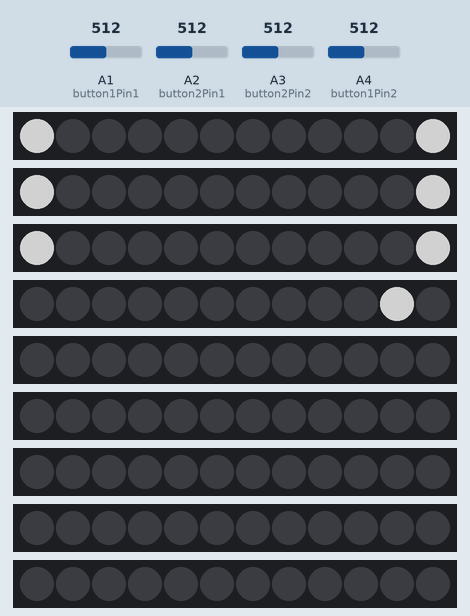
This sketch was run on a simulated Arduino Uno, built with avr-gcc and run on an emulated ATmega328P. Parts: 9 × 12 RGB LEDs in strip order, left to right. The inputs (shaded band) are chosen by the test bench; at power-on: A2 (button2Pin1) = 512, A1 (button1Pin1) = 512, A3 (button2Pin2) = 512, A4 (button1Pin2) = 512. Dim RGB values are drawn brighter than linear; random numbers use the default seed unless the sketch sets one.

Above: at 1.2 s.
1.3 s: A2 (button2Pin1) set to 740
At 1.42 s:
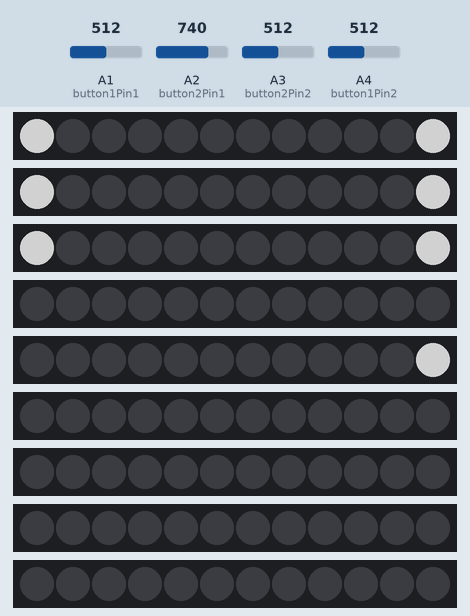
3.8 s: A2 (button2Pin1) set to 759
At 4.01 s:
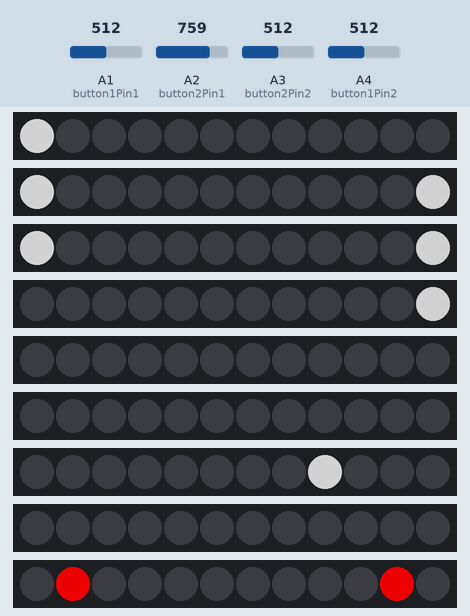
6.1 s: A1 (button1Pin1) set to 739
7.6 s: A1 (button1Pin1) set to 766
At 14.3 s:
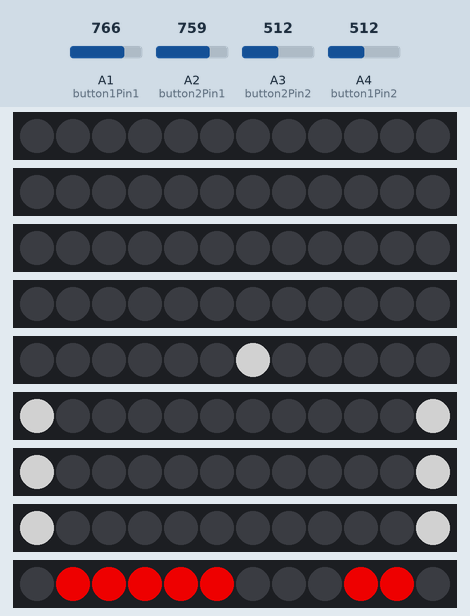
Timing chart, 0 to 15.8 s (numbered marks = the images above; inputs shaded):
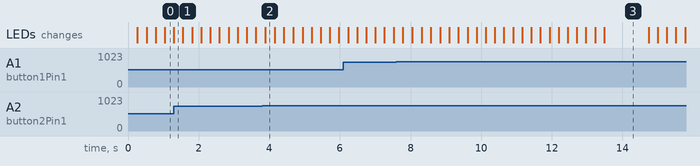

Measured:
- the behaviour switches between 749 and 750 on A2 (button2Pin1) (found by bisection; images 1 and 2)
- the behaviour switches between 749 and 750 on A1 (button1Pin1) (found by bisection; images 2 and 3)

The sketch:

tesxt.ino
```cpp
#include <Adafruit_NeoPixel.h>
#include "Button.h"
#include "Paddle.h"
#include "Renderer.h"
#include "Ball.h"
#include "LedRow.h"


//the LED pins
#define ROW1_PIN 13
#define ROW2_PIN 12
#define ROW3_PIN 11
#define ROW4_PIN 10
#define ROW5_PIN 9
#define ROW6_PIN 8
#define ROW7_PIN 7
#define ROW8_PIN 6
#define SCORE_ROW_PIN 3

#define button1Pin1 A1
#define button1Pin2 A4

#define button2Pin1 A2
#define button2Pin2 A3

//rows and columns for the matrix
#define ROWS 8
#define COL 12

//default rgb
#define R 120
#define B 120
#define G 120

#define MAX_SCORE 5

//all the buttons that will be used
Button button1(button2Pin1);
Button button2(button2Pin2);

Button button3(button1Pin1);
Button button4(button1Pin2);

//all of our rows
LedRow row1(ROW1_PIN, COL, R, B, G);
LedRow row2(ROW2_PIN, COL, R, B, G);
LedRow row3(ROW3_PIN, COL, R, B, G);
LedRow row4(ROW4_PIN, COL, R, B, G);
LedRow row5(ROW5_PIN, COL, R, B, G);
LedRow row6(ROW6_PIN, COL, R, B, G);
LedRow row7(ROW7_PIN, COL, R, B, G);
LedRow row8(ROW8_PIN, COL, R, B, G);

//score row
LedRow scoreRow(SCORE_ROW_PIN, COL, 200, 0, 0);


//array of led row object
LedRow* allLedRows[ROWS] = {&row1, &row2, &row3, &row4, &row5, &row6, &row7, &row8};


Renderer render(ROWS, COL, allLedRows); //creating the renderer

//initalizing paddles, gets given the x position it will be at
Paddle paddle1(0);
Paddle paddle2(COL - 1); //col - 1, edge of screen

//initalizing the ball
Ball ball;

void setup() {
  //starting serial communication
  Serial.begin(9600);

  //starting every button
  button1.initalize();
  button2.initalize();
  button3.initalize();
  button4.initalize();

  //main renderer initalization
  render.initialize();

  //score row initialize
  scoreRow.initialize();


}

void loop() {

  //move the paddles, based off button inputs, and display to renderer
  paddle1.movePaddle(button3.getButtonState(), button4.getButtonState(), render);
  paddle2.movePaddle(button1.getButtonState(), button2.getButtonState(), render);
  ball.tick(render, paddle1, paddle2); //tick the ball, have movement

  //score logic, putting the score the player has on screen
  int player1Score = paddle1.score;
  int player2Score = paddle2.score;

  //showing led lights for player 1
  for(int player1 = 1; player1 <= player1Score; player1++){
    scoreRow.setLed(player1, 1);
  }

  //showing led lights for player 2
  for(int player2 = 1; player2 <= player2Score; player2++){
    scoreRow.setLed(paddle2.x - player2, 1);
  }


  render.sendPixels(); //sending all changes to pixels to the renderer
  scoreRow.showRow(); //showing the score bored

  //check if somebody won the game, if so reset the game
  if(player1Score >= MAX_SCORE || player2Score >= MAX_SCORE){
    paddle1.score = 0;
    paddle2.score = 0;

    delay(1000);

    scoreRow.setRow(0);
  }

  delay(250); //delay refresh rate
}
```

Ball.cpp
```cpp
#include "Ball.h"
#include "Arduino.h"
#include "Paddle.h"
#include "Renderer.h"
#include <stdlib.h>

void Ball::tick(Renderer& render, Paddle& p1, Paddle& p2){
  int newX = x + veloX; //our potential newX
  int newY = y + veloY; //our potential newY

  bool hit = false; //a hit condition, so we know when we hit something

  //wall collision
  if((newY > render.rows - 1 || newY < 0)){ //checking if we hit a wall
    if(!hit){ // weird edge case to see if we hit a paddle, fixed some weird bug doing this, fixed something
      veloY = -veloY; //making our ball move the opposite y direction when hitting wall
      newY = y + veloY; //our new position added with our bounce
    }
  }

  //checking if a paddle has hit the ball
  if((newX == p1.x && (newY <= p1.y + 2 && newY >= p1.y)) ||
    (newX == p2.x  && (newY <= p2.y + 2 && newY >= p2.y))){
    veloX = -veloX; //opposite velocity to what currently is if we did hit one
    hit = true;
  }

  //having newX and newY since we hit something, changes our x and y we should be going
  newX = x + veloX;
  newY = y + veloY;


  if(newX > p2.x || newX < p1.x){ //out of bounds check

    //checking which side, give score to whatever side
    if(newX > p2.x){
      p1.increaseScore();
    }else if(newX < p1.x){
      p2.increaseScore();
    }

    srand(millis()); //setting seed with our current time

    //reset the ball velo, with random chance which direction it goes
    veloY = (rand() % 3) - 1;
    veloX = (rand() % 3) - 1;

    //forcefully checking if we got a random value we cant use
    if(veloX == 0){
      veloX = 1;
    }

    //same check but on y
    if(veloY == 0){
      veloY = 1;
    }

    //reseting the position
    newX = render.col / 2;
    newY = render.rows / 2;
  }

  //setting the current position led to false, since it moved
  render.setPixelGrid(x, y, false);

  //turning on the new position led
  render.setPixelGrid(newX, newY, true);

  //after all checks are done, our x/y can now be the new x and new y
  x = newX;
  y = newY;
}
```

Ball.h
```cpp
#ifndef BALL_H
#define BALL_H
#include "Paddle.h"

class Ball{ //our ball class
  public: //all our public vars


    //ball position
    int x = 5;
    int y = 2;

    //ball velocity
    int veloX = 1;
    int veloY = -1;

    void tick(Renderer& render, Paddle& p1, Paddle& p2); //tick function, runs every tick, for change with the ball
};

#endif  // BALL_H
```

Button.cpp
```cpp
#include "Button.h"
#include "Arduino.h"

Button::Button(int pin){  //initalizing button based off its pins
  this->pin = pin;
}

void Button::initalize(){
  pinMode(pin, INPUT); //setting the pinmode for our button
}

bool Button::getButtonState(){
  return analogRead(pin) >= 750; //simply returning the state of the button
}
```

Button.h
```cpp
#ifndef BUTTON_H
#define BUTTON_H


class Button{ //button class
  public: //all our public var
    int pin;
    Button(int pin);  // Constructor declaration
    void initalize();  // Method to initialize the button pin
    bool getButtonState();  // Method to get button state
};

#endif  // BUTTON_H
```

LedRow.cpp
```cpp
#include "LedRow.h"
#include <Adafruit_NeoPixel.h>

LedRow::LedRow(int pin, int numbPixels, int defaultRed, int defaultBlue, int defaultGreen)
    : row(12, pin, NEO_GRB + NEO_KHZ800) // initialize Adafruit_NeoPixel with 12 pixels on the given pin
{

    //setting all of our values
    this->numbPixels = numbPixels;
    this->rowStatus = new int[numbPixels]; //making an array size of the numb pixels we have

    //default colours
    this->defaultBlue = defaultBlue;
    this->defaultRed = defaultRed;
    this->defaultGreen = defaultGreen;

    //creating array
    for (int i = 0; i < 12; i++) {
        rowStatus[i] = 0;
    }
}

void LedRow::initialize(){ //initializing our rows
  this->row.begin();
}

void LedRow::showRow(){ //show the rows
  for(int i = 0; i < this->numbPixels; i++){
    if(rowStatus[i] == 1){ //checking if the led is on
      this->row.setPixelColor(i, row.Color(this->defaultRed, this->defaultGreen, this->defaultBlue)); //display if it is
    }else{
      this->row.setPixelColor(i, row.Color(0, 0, 0)); //display if not
    }

  }
  this->row.show(); //show all the updates we have made
}

int LedRow::getSize(){ //returning amount of pixels
  return this->numbPixels;
}

int* LedRow::getRowStatus(){ //returning our led array
  return this->rowStatus;
}

void LedRow::setRow(int value){ //setting row to all one value
  for(int i = 0; i < this->numbPixels; i++){
    this->rowStatus[i] = value;
  }
}

void LedRow::setLed(int index, int value){ //setting an individual led to on/off
  this->rowStatus[index] = value;
}

int LedRow::getLedStatus(int index){ //get the led status of a individual led
  return this->rowStatus[index];
}
```

LedRow.h
```cpp
#ifndef LEDROW_H
#define LEDROW_H

#include <Adafruit_NeoPixel.h>

class LedRow{ //class
  public: //public vars
    int* rowStatus; // a dynamic array for our led row
    int numbPixels; //numb pixels in our array

    //default colours
    int defaultRed;
    int defaultBlue;
    int defaultGreen;

    Adafruit_NeoPixel row; //adafruit library row

    LedRow(int pin, int numbPixels, int defaultRed, int defaultBlue, int defaultGreen); //constructor
    void initialize(); //initialize
    void showRow(); //show the row
    void setLed(int index, int value); //set led
    void setRow(int value); //set a whole row to one value
    int getSize(); //size of our array
    int* getRowStatus(); //returning our led array
    int getLedStatus(int index); //get status of led
};

#endif  // LEDROW_H
```

Paddle.cpp
```cpp
#include "Paddle.h"
#include "Arduino.h"
#include "Button.h"
#include "Renderer.h"

Paddle::Paddle(int x){ //creating our paddle object
  this->x = x; //our x is the spot our paddle will be on
}

void Paddle::movePaddle(bool upButton, bool downButton, Renderer& render){ //moving paddle logic
    if(upButton){ //checking if it moves up
      y++; //making the paddle go up
      if(y > render.rows - 3){ //the max height that it can be given the size of the paddle, checking if its past that
          y = render.rows - 3; //setting it back wehre it should be
      }else{
        render.clearByCol(x); //clear only when we arent at our max heights, dont need to clear if not
      }
    }else if(downButton){ //checking if button is being held down
      y--; //making paddle go down
      Serial.println(y);
      if(y < 0){ //min height reach, set to min height to not go out of bounds
        y = 0;
      }else{
        render.clearByCol(x); //clearing the col only when we dont reach our min height
      }
    }
  render.createShape(x, y, 1, 3); //creating our paddle shape
}

void Paddle::increaseScore(){ //increase score function
  score++;
}
```

Paddle.h
```cpp
#ifndef PADDLE_H
#define PADDLE_H
#include "Button.h"
#include "Renderer.h"


class Paddle{ //class
  public: //public vars

    //paddle position
    int x;
    int y = 0; //value

    //score for the paddle
    int score = 0;

    Paddle(int x); //initalizing paddle

    void movePaddle(bool upButton, bool downButton, Renderer& render); //moving paddle function
    void increaseScore(); //increase score function
};

#endif  // BALL_H
```

Renderer.cpp
```cpp
#include "Renderer.h"
#include <Adafruit_NeoPixel.h>
#include "Arduino.h"
#include "LedRow.h"

//creates the rendering engine
Renderer::Renderer(int rows, int col, LedRow* inputArr[]){
    this->rows = rows;
    this->col = col;
    this->ledRows = new LedRow*[rows];

     for(int r = 0; r < rows; r++){
       this->ledRows[r] = inputArr[r];
     }

    // additonal rows if need be
}


//initalizing
void Renderer::initialize(){
  for(int r = 0; r < rows; r++){
    LedRow* currentRow = ledRows[r];
    currentRow->initialize();
  }
}

//set the position in the grid to on or off
void Renderer::setPixelGrid(int x, int y, bool toggle){
  if(toggle){
    ledStatus[y][x] = 1;
  }else{
    ledStatus[y][x] = 0;
  }
}

//set grid based off led row object
void Renderer::setGrid(){
  for(int r = 0; r < rows; r++){ //looping through all elements
    LedRow* currentRow = ledRows[r]; //currnet led row, assigned to value at our ledrow array
    for(int c = 0; c < col; c++){
      ledStatus[r][c] = currentRow->getLedStatus(c); //making our matrix the same as the current row attributes
    }
  }
}

//creating any kind of square, with any kind of size
void Renderer::createShape(int x, int y, int sizeX, int sizeY){
  for(int r = 0; r < sizeY; r++){
    for(int c = 0; c < sizeX; c++){
        setPixelGrid(x + c, y + r, true);
    }
  }
}

//checking if a LED is on in the grid
bool Renderer::checkPixelOn(int x, int y){
  if(ledStatus[y][x] == 0){
    return false;
  }else{
    return true;
  }
}

//filling the grid with ON LEDs
void Renderer::fill(){
  for(int i = 0; i < rows; i++){
    for(int j = 0; j < col; j++){
      ledStatus[i][j] = 1;
    }
  }
}

//sending pixels to the leds
void Renderer::sendPixels(){
  for(int r = 0; r < rows; r++){
    for(int c = 0; c < col; c++){
      ledRows[r]->setLed(c, ledStatus[r][c]); //setting led in the led row to current state of our matrix
    }
    ledRows[r]->showRow(); //showing the row
  }
}

//clearing led grid based of the column
void Renderer::clearByCol(int c){
  for(int r = 0; r < rows; r++){
    ledStatus[r][c] = 0;
  }
  sendPixels();
}

void Renderer::clear(){ //clearing our led grid
  for(int r = 0; r < rows; r++){
    for(int c = 0; c < col; c++){
      ledStatus[r][c] = 0;
    }
  }
  sendPixels();
}

void Renderer::showGrid(){
  for(int r = 0; r < rows; r++){
    for(int c = 0; c < col; c++){
      Serial.print(ledStatus[r][c]);
      Serial.print(" ");
    }
    Serial.println("");
  }
  Serial.println("=========================");
}
```

Renderer.h
```cpp
#ifndef RENDERER_H
#define RENDERER_H

#include <Adafruit_NeoPixel.h>
#include "LedRow.h"


class Renderer{
  public:
    int rows; //amount of rows
    int col; //amount of cols

    int ledStatus[8][12] = {0}; //led matrix  **will make it dynamic later if i have time**
    LedRow** ledRows; //empty pointer to point to the object, which points to the array
    Renderer(int rows, int cols, LedRow* ledRows[]); //creating our renderer
    void setGrid(); //set the grid
    void clear(); //clear the matrix
    void clearByCol(int col); //clear matrix at a column
    void initialize(); //initializing our matrix
    void setPixelGrid(int x, int y, bool toggle); //set a pixel in our matrix
    void createShape(int x, int y, int sizeX, int sizeY); //creating a shape in our matrix
    bool checkPixelOn(int x, int y); //checking when if a led is on in our matrix
    void fill(); //fill the matrix
    void sendPixels(); //sending out grid states to LEDs
    void showGrid(); //show grid to console
};

#endif  // RENDERER_H
```
